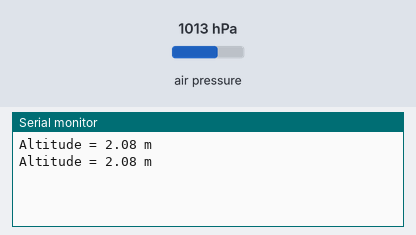
A sketch run on a simulated Arduino Uno, built with avr-gcc and run on an emulated ATmega328P. On the bench: the last lines printed to the serial monitor. The test bench sets the inputs (shaded band); at power-on: air pressure 1013 hPa.

Above: at 1.8 s.
1.9 s: air pressure set to 952 hPa
At 2.4 s:
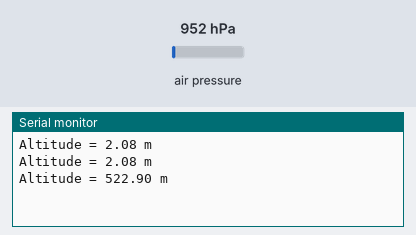
3.4 s: air pressure set to 975 hPa
At 4.8 s:
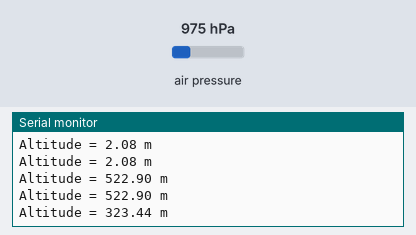
Timing chart, 0 to 6.4 s (numbered marks = the images above; inputs shaded):
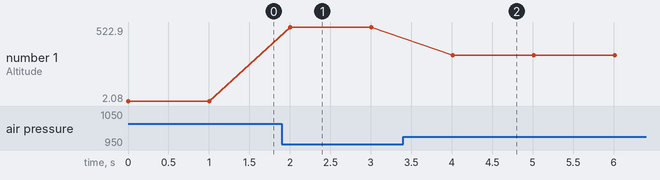

The sketch:

altitude.ino
```cpp
#include <Adafruit_BMP280.h>

Adafruit_BMP280 bmp280;

void setup() {
  Serial.begin(115200);

  if (!bmp280.begin()) {
    Serial.println("Failed to find BMP280 sensor!");
    while (1);
  }
}

void loop() {
  float altitude = bmp280.readAltitude(1013.25); // sea level hPa

  Serial.print("Altitude = ");
  Serial.print(altitude);
  Serial.println(" m");
  delay(1000);
}
```

Measured:
- after the input at 1.9 s, the serial monitor: prints a new line after 0.11 s (image 1)
- after the input at 3.4 s, the serial monitor: prints a new line after 0.61 s (image 2)
- plotted number 1: 2.08 → 522.9 after the input at 1.9 s, 522.9 → 323.44 after the input at 3.4 s
